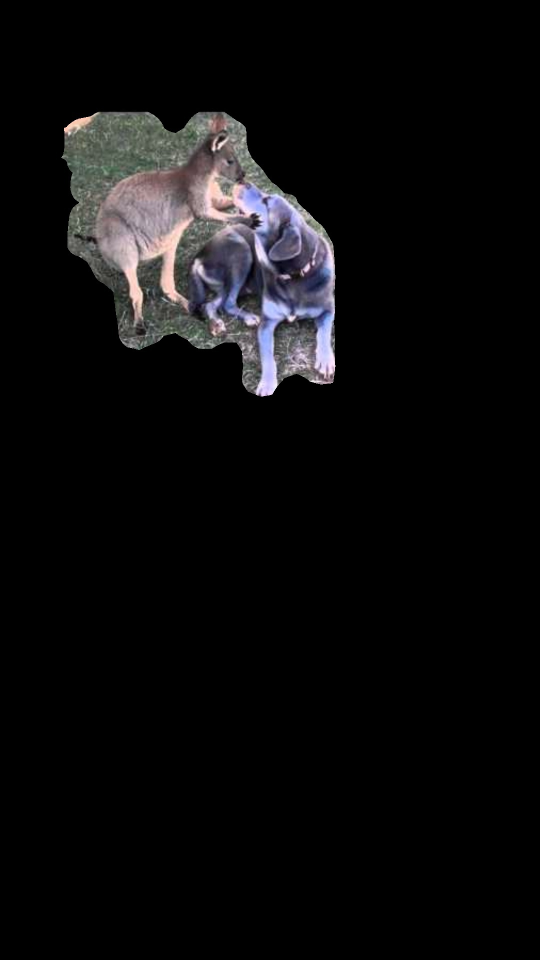
#> input picture Mask_RCNN/img2.jpg, 1080 x 1920 px (shown at 1/2 size)
$ python test.py
#> lines starting #> are read from the running program, lines starting #| are printed output that depends on the picture; after the words box and inside, x2 and y2 are one past the last pixel; in counts of white or black regions, pixels touching at a corner belong together
import cv2
import numpy as np

import time

start_time = time.time()
backSub = cv2.createBackgroundSubtractorMOG2()
tracker = cv2.TrackerKCF_create()

# Defining HSV Threadholds
lower_threshold = np.array([0, 48, 80], dtype=np.uint8)
upper_threshold = np.array([20, 255, 255], dtype=np.uint8)

for i in range(0, 900):
  frame = cv2.imread('img2.jpg')
#> frame is the input picture: shape (1920, 1080, 3); mean B, G, R 12.6, 11.8, 12.3

  fgMask = backSub.apply(frame)
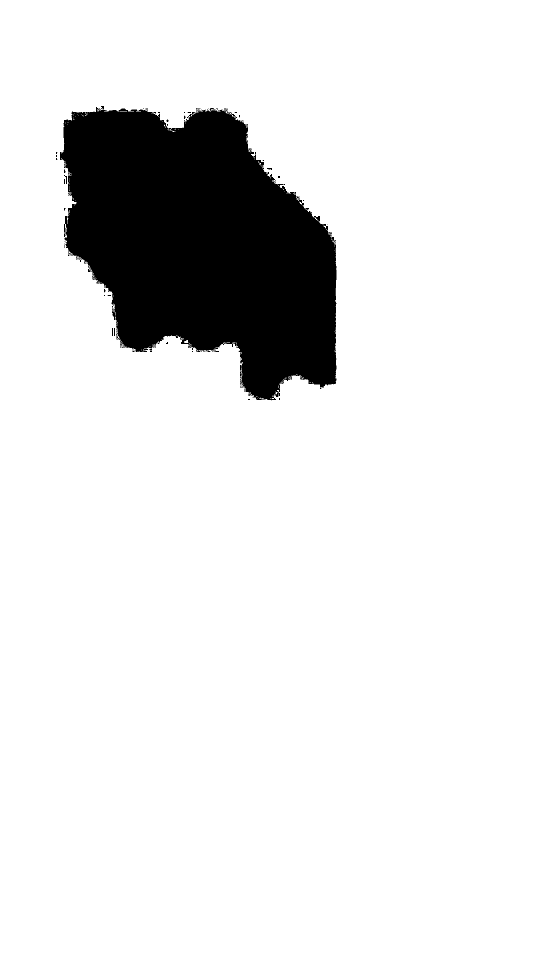
#> fgMask: shape (1920, 1080) (shown at 1/2 size); values 127 (black) and 255 (white), 89.3% white; 74 black regions (68 under 20 px), largest, box (x1, y1, x2, y2) and area: (120, 212, 673, 801) 222372, (128, 350, 134, 368) 40, (224, 656, 226, 672) 32, (228, 656, 230, 672) 32, (534, 336, 544, 340) 28, (128, 358, 130, 368) 20
#> (the run stopped early here; a loop or call above may not have finished)

$ run again, with Mask_RCNN/img.jpg copied over Mask_RCNN/img2.jpg
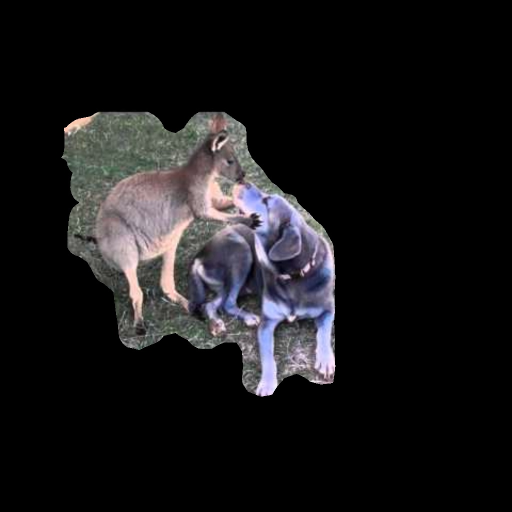
#> input picture Mask_RCNN/img.jpg, 1024 x 1024 px (shown at 1/2 size)
#> frame is the input picture: shape (1024, 1024, 3); mean B, G, R 24.8, 23.4, 24.3
#> `fgMask = backSub.apply(frame)`:
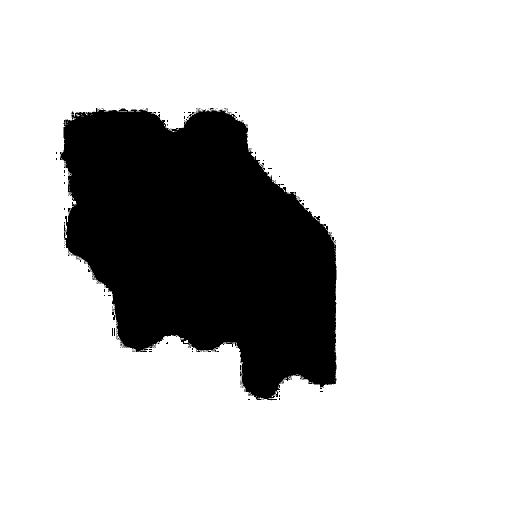
#> fgMask: shape (1024, 1024) (shown at 1/2 size); values 127 (black) and 255 (white), 78.8% white; 124 black regions (120 under 20 px), largest, box (x1, y1, x2, y2) and area: (120, 216, 673, 801) 221392, (224, 656, 226, 672) 32, (228, 656, 230, 672) 32, (480, 730, 483, 741) 22
